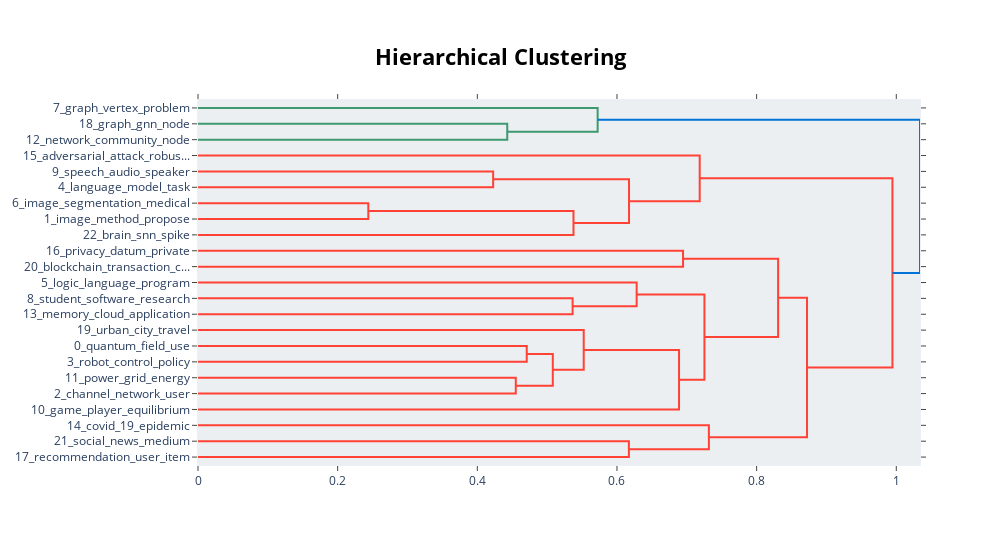

The notebook cell this image was saved under:
### Code cell
topic_model5.visualize_hierarchy(width=1000)

### Figure 1 — Plotly figure (JSON) as saved in the notebook; plotly's stock layout.template omitted (floating-point values rounded to 4 significant figures)
{"data": [{"hoverinfo": "text", "marker": {"color": "rgb(61,153,112)"}, "mode": "lines", "type": "scatter", "x": [0, 0.4429, 0.4429, 0], "xaxis": "x", "y": [-15, -15, -25, -25], "yaxis": "y"}, {"hoverinfo": "text", "marker": {"color": "rgb(61,153,112)"}, "mode": "lines", "type": "scatter", "x": [0, 0.5723, 0.5723, 0.4429], "xaxis": "x", "y": [-5, -5, -20, -20], "yaxis": "y"}, {"hoverinfo": "text", "marker": {"color": "rgb(255,65,54)"}, "mode": "lines", "type": "scatter", "x": [0, 0.4227, 0.4227, 0], "xaxis": "x", "y": [-45, -45, -55, -55], "yaxis": "y"}, {"hoverinfo": "text", "marker": {"color": "rgb(255,65,54)"}, "mode": "lines", "type": "scatter", "x": [0, 0.2439, 0.2439, 0], "xaxis": "x", "y": [-65, -65, -75, -75], "yaxis": "y"}, {"hoverinfo": "text", "marker": {"color": "rgb(255,65,54)"}, "mode": "lines", "type": "scatter", "x": [0.2439, 0.5377, 0.5377, 0], "xaxis": "x", "y": [-70, -70, -85, -85], "yaxis": "y"}, {"hoverinfo": "text", "marker": {"color": "rgb(255,65,54)"}, "mode": "lines", "type": "scatter", "x": [0.4227, 0.6173, 0.6173, 0.5377], "xaxis": "x", "y": [-50, -50, -77.5, -77.5], "yaxis": "y"}, {"hoverinfo": "text", "marker": {"color": "rgb(255,65,54)"}, "mode": "lines", "type": "scatter", "x": [0, 0.7185, 0.7185, 0.6173], "xaxis": "x", "y": [-35, -35, -63.75, -63.75], "yaxis": "y"}, {"hoverinfo": "text", "marker": {"color": "rgb(255,65,54)"}, "mode": "lines", "type": "scatter", "x": [0, 0.6946, 0.6946, 0], "xaxis": "x", "y": [-95, -95, -105, -105], "yaxis": "y"}, {"hoverinfo": "text", "marker": {"color": "rgb(255,65,54)"}, "mode": "lines", "type": "scatter", "x": [0, 0.5365, 0.5365, 0], "xaxis": "x", "y": [-125, -125, -135, -135], "yaxis": "y"}, {"hoverinfo": "text", "marker": {"color": "rgb(255,65,54)"}, "mode": "lines", "type": "scatter", "x": [0, 0.6282, 0.6282, 0.5365], "xaxis": "x", "y": [-115, -115, -130, -130], "yaxis": "y"}, {"hoverinfo": "text", "marker": {"color": "rgb(255,65,54)"}, "mode": "lines", "type": "scatter", "x": [0, 0.4708, 0.4708, 0], "xaxis": "x", "y": [-155, -155, -165, -165], "yaxis": "y"}, {"hoverinfo": "text", "marker": {"color": "rgb(255,65,54)"}, "mode": "lines", "type": "scatter", "x": [0, 0.4551, 0.4551, 0], "xaxis": "x", "y": [-175, -175, -185, -185], "yaxis": "y"}, {"hoverinfo": "text", "marker": {"color": "rgb(255,65,54)"}, "mode": "lines", "type": "scatter", "x": [0.4708, 0.5081, 0.5081, 0.4551], "xaxis": "x", "y": [-160, -160, -180, -180], "yaxis": "y"}, {"hoverinfo": "text", "marker": {"color": "rgb(255,65,54)"}, "mode": "lines", "type": "scatter", "x": [0, 0.5524, 0.5524, 0.5081], "xaxis": "x", "y": [-145, -145, -170, -170], "yaxis": "y"}, {"hoverinfo": "text", "marker": {"color": "rgb(255,65,54)"}, "mode": "lines", "type": "scatter", "x": [0.5524, 0.6889, 0.6889, 0], "xaxis": "x", "y": [-157.5, -157.5, -195, -195], "yaxis": "y"}, {"hoverinfo": "text", "marker": {"color": "rgb(255,65,54)"}, "mode": "lines", "type": "scatter", "x": [0.6282, 0.7253, 0.7253, 0.6889], "xaxis": "x", "y": [-122.5, -122.5, -176.2, -176.2], "yaxis": "y"}, {"hoverinfo": "text", "marker": {"color": "rgb(255,65,54)"}, "mode": "lines", "type": "scatter", "x": [0.6946, 0.8308, 0.8308, 0.7253], "xaxis": "x", "y": [-100, -100, -149.4, -149.4], "yaxis": "y"}, {"hoverinfo": "text", "marker": {"color": "rgb(255,65,54)"}, "mode": "lines", "type": "scatter", "x": [0, 0.617, 0.617, 0], "xaxis": "x", "y": [-215, -215, -225, -225], "yaxis": "y"}, {"hoverinfo": "text", "marker": {"color": "rgb(255,65,54)"}, "mode": "lines", "type": "scatter", "x": [0, 0.7316, 0.7316, 0.617], "xaxis": "x", "y": [-205, -205, -220, -220], "yaxis": "y"}, {"hoverinfo": "text", "marker": {"color": "rgb(255,65,54)"}, "mode": "lines", "type": "scatter", "x": [0.8308, 0.8722, 0.8722, 0.7316], "xaxis": "x", "y": [-124.7, -124.7, -212.5, -212.5], "yaxis": "y"}, {"hoverinfo": "text", "marker": {"color": "rgb(255,65,54)"}, "mode": "lines", "type": "scatter", "x": [0.7185, 0.9945, 0.9945, 0.8722], "xaxis": "x", "y": [-49.38, -49.38, -168.6, -168.6], "yaxis": "y"}, {"hoverinfo": "text", "marker": {"color": "rgb(0,116,217)"}, "mode": "lines", "type": "scatter", "x": [0.5723, 1.034, 1.034, 0.9945], "xaxis": "x", "y": [-12.5, -12.5, -109.0, -109.0], "yaxis": "y"}], "layout": {"autosize": false, "height": 545, "hoverlabel": {"bgcolor": "white", "font": {"family": "Rockwell", "size": 16}}, "hovermode": "closest", "plot_bgcolor": "#ECEFF1", "showlegend": false, "title": {"font": {"color": "Black", "size": 22}, "text": "<b>Hierarchical Clustering</b>", "x": 0.5, "xanchor": "center", "yanchor": "top"}, "width": 1000, "xaxis": {"autorange": true, "mirror": "allticks", "range": [0, 1.034], "rangemode": "tozero", "showgrid": false, "showline": true, "showticklabels": true, "ticks": "outside", "type": "linear", "zeroline": false}, "yaxis": {"mirror": "allticks", "range": [-230, 0], "rangemode": "tozero", "showgrid": false, "showline": true, "showticklabels": true, "tickmode": "array", "ticks": "outside", "ticktext": ["7_graph_vertex_problem", "18_graph_gnn_node", "12_network_community_node", "15_adversarial_attack_robus...", "9_speech_audio_speaker", "4_language_model_task", "6_image_segmentation_medical", "1_image_method_propose", "22_brain_snn_spike", "16_privacy_datum_private", "20_blockchain_transaction_c...", "5_logic_language_program", "8_student_software_research", "13_memory_cloud_application", "19_urban_city_travel", "0_quantum_field_use", "3_robot_control_policy", "11_power_grid_energy", "2_channel_network_user", "10_game_player_equilibrium", "14_covid_19_epidemic", "21_social_news_medium", "17_recommendation_user_item"], "tickvals": [-5, -15, -25, -35, -45, -55, -65, -75, -85, -95, -105, -115, -125, -135, -145, -155, -165, -175, -185, -195, -205, -215, -225], "type": "linear", "zeroline": false}}}
